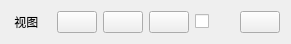
         <widget class="QWidget" name="layoutWidget">
          <property name="geometry">
           <rect>
            <x>0</x>
            <y>0</y>
            <width>291</width>
            <height>34</height>
           </rect>
          </property>
          <layout class="QHBoxLayout" name="horizontalLayout_7">
           <item>
            <widget class="QLabel" name="labView">
             <property name="text">
              <string> 视图</string>
             </property>
            </widget>
           </item>
           <item>
            <widget class="QPushButton" name="btnViewPoints">
             <property name="text">
              <string/>
             </property>
             <property name="icon">
              <iconset resource="../Apps/Poster/Poster.qrc">
               <normaloff>:/Ticon/Resources/点.svg</normaloff>:/Ticon/Resources/点.svg</iconset>
             </property>
            </widget>
           </item>
           <item>
            <widget class="QPushButton" name="btnViewLines">
             <property name="text">
              <string/>
             </property>
             <property name="icon">
              <iconset resource="../Apps/Poster/Poster.qrc">
               <normaloff>:/Ticon/Resources/三维曲面图.svg</normaloff>:/Ticon/Resources/三维曲面图.svg</iconset>
             </property>
            </widget>
           </item>
           <item>
            <widget class="QPushButton" name="btnViewFaces">
             <property name="text">
              <string/>
             </property>
             <property name="icon">
              <iconset resource="../Apps/Poster/Poster.qrc">
               <normaloff>:/Ticon/Resources/填充颜色.svg</normaloff>:/Ticon/Resources/填充颜色.svg</iconset>
             </property>
            </widget>
           </item>
           <item>
            <widget class="QCheckBox" name="ckbFixView">
             <property name="text">
              <string/>
             </property>
             <property name="icon">
              <iconset resource="../Apps/Poster/Poster.qrc">
               <normaloff>:/Ticon/Resources/固定.svg</normaloff>:/Ticon/Resources/固定.svg</iconset>
             </property>
            </widget>
           </item>
           <item>
            <widget class="QPushButton" name="btnViewMeshLine">
             <property name="text">
              <string/>
             </property>
             <property name="icon">
              <iconset resource="../Apps/Poster/Poster.qrc">
               <normaloff>:/Ticon/Resources/MeshLine.svg</normaloff>:/Ticon/Resources/MeshLine.svg</iconset>
             </property>
            </widget>
           </item>
          </layout>
         </widget>
